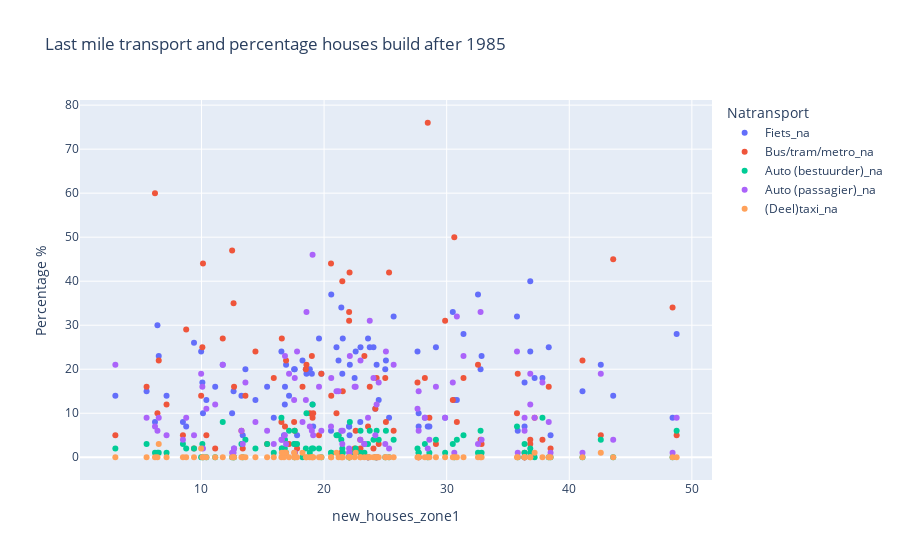

Source (notebook cell):
### Code cell
df_melted = stations_merged.melt(
    id_vars=['new_houses_zone1', 'Station_Naam'],
    value_vars=['Fiets_na', 'Bus/tram/metro_na', 'Auto (bestuurder)_na', 'Auto (passagier)_na', '(Deel)taxi_na'], 
    var_name='Natransport', 
    value_name='Percentage %'
)

fig = px.scatter(df_melted, x='new_houses_zone1', y='Percentage %', title='Last mile transport and percentage houses build after 1985', color='Natransport', hover_data=['Station_Naam'])
fig.show()

### Figure 1 — Plotly figure (JSON) as saved in the notebook; plotly's stock layout.template omitted (floating-point values rounded to 4 significant figures)
{"data": [{"customdata": [["alkmaar"], ["alkmaar-noord"], ["alphen-aan-den-rijn"], ["amsterdam-amstel"], ["amsterdam-centraal"], ["amsterdam-zuid"], ["anna-paulowna"], ["barendrecht"], ["beverwijk"], ["amsterdam-bijlmer-arena"], ["rotterdam-blaak"], ["bloemendaal"], ["bodegraven"], ["boskoop"], ["bovenkarspel-flora"], ["bovenkarspel-grootebroek"], ["bussum-zuid"], ["castricum"], ["de-vink"], ["delft"], ["delft-campus"], ["den-haag-centraal"], ["den-helder"], ["diemen"], ["diemen-zuid"], ["den-haag-hs"], ["den-helder-zuid"], ["dordrecht-zuid"], ["dordrecht"], ["driehuis"], ["duivendrecht"], ["enkhuizen"], ["gouda"], ["gouda-goverwelle"], ["haarlem"], ["halfweg-zwanenburg"], ["heemskerk"], ["heemstede-aerdenhout"], ["heerhugowaard"], ["heiloo"], ["hillegom"], ["hilversum"], ["hollandsche-rading"], ["amsterdam-holendrecht"], ["hoofddorp"], ["hoogkarspel"], ["hoorn"], ["hoorn-kersenboogerd"], ["zaandam-kogerveld"], ["koog-aan-de-zaan"], ["krommenie-assendelft"], ["den-haag-laan-van-noi"], ["lansingerland-zoetermeer"], ["leiden-centraal"], ["leiden-lammenschans"], ["amsterdam-lelylaan"], ["rotterdam-lombardijen"], ["den-haag-mariahoeve"], ["hilversum-media-park"], ["den-haag-moerwijk"], ["amsterdam-muiderpoort"], ["naarden-bussum"], ["nieuwerkerk-a-d-ijssel"], ["nieuw-vennep"], ["obdam"], ["overveen"], ["purmerend-overwhere"], ["purmerend"], ["amsterdam-rai"], ["rijswijk"], ["rotterdam-alexander"], ["rotterdam-centraal"], ["rotterdam-noord"], ["rotterdam-zuid"], ["santpoort-noord"], ["santpoort-zuid"], ["sassenheim"], ["schagen"], ["schiedam-centrum"], ["schiphol-airport"], ["capelle-schollevaar"], ["amsterdam-science-park"], ["amsterdam-sloterdijk"], ["boskoop-snijdelwijk"], ["haarlem-spaarnwoude"], ["hilversum-sportpark"], ["waddinxveen-triangel"], ["uitgeest"], ["voorburg"], ["voorhout"], ["voorschoten"], ["waddinxveen-noord"], ["waddinxveen"], ["weesp"], ["purmerend-weidevenne"], ["wormerveer"], ["den-haag-ypenburg"], ["zaandam"], ["zaandijk-zaanse-schans"], ["zandvoort-aan-zee"], ["zoetermeer"], ["zoetermeer-oost"], ["zwijndrecht"]], "hovertemplate": "Natransport=Fiets_na<br>new_houses_zone1=%{x}<br>Percentage %=%{y}<br>Station_Naam=%{customdata[0]}<extra></extra>", "legendgroup": "Fiets_na", "marker": {"color": "#636efa", "symbol": "circle"}, "mode": "markers", "name": "Fiets_na", "orientation": "h", "showlegend": true, "type": "scatter", "x": [19.0, 21.01, 27.62, 30.62, 12.5, 12.62, 19.06, 25.04, 38.33, 12.66, 22.08, 9.392, 24.03, 23.59, 36.82, 36.82, 16.81, 30.5, 16.52, 32.56, 21.41, 22.04, 6.514, 37.17, 23.29, 48.43, 11.73, 10.4, 14.4, 2.975, 28.46, 32.85, 18.84, 19.59, 16.9, 17.61, 48.76, 20.58, 42.57, 25.67, 35.74, 18.24, 17.8, 17.59, 29.87, 32.77, 5.523, 21.18, 18.52, 27.71, 29.12, 22.04, 24.29, 24.99, 21.53, 43.58, 8.755, 8.487, 13.37, 21.49, 41.08, 9.974, 17.14, 23.73, 30.83, 16.73, 6.409, 13.26, 28.59, 15.9, 20.57, 10.12, 19.78, 35.8, 16.8, 11.12, 18.56, 22.49, 6.209, 16.55, 15.35, 38.47, 25.3, 23.59, 24.46, 19.11, 36.35, 31.37, 7.151, 37.81, 22.97, 36.35, 36.35, 17.56, 22.1, 22.58, 10.07, 24.18, 27.71, 22.95, 28.22, 24.29, 13.59], "xaxis": "x", "y": [19, 25, 24, 13, 10, 15, 12, 22, 25, 2, 5, 26, 25, 27, 40, 24, 16, 33, 24, 37, 34, 7, 23, 18, 3, 9, 21, 13, 13, 14, 7, 23, 20, 27, 21, 20, 28, 37, 21, 32, 32, 22, 5, 3, 9, 20, 15, 22, 20, 10, 25, 7, 0, 20, 27, 14, 7, 8, 5, 19, 15, 24, 14, 25, 13, 5, 30, 14, 7, 9, 6, 10, 19, 6, 12, 16, 19, 18, 8, 2, 16, 5, 9, 0, 13, 7, 0, 28, 14, 18, 25, 7, 17, 20, 21, 24, 17, 11, 7, 8, 9, 21, 20], "yaxis": "y"}, {"customdata": [["alkmaar"], ["alkmaar-noord"], ["alphen-aan-den-rijn"], ["amsterdam-amstel"], ["amsterdam-centraal"], ["amsterdam-zuid"], ["anna-paulowna"], ["barendrecht"], ["beverwijk"], ["amsterdam-bijlmer-arena"], ["rotterdam-blaak"], ["bloemendaal"], ["bodegraven"], ["boskoop"], ["bovenkarspel-flora"], ["bovenkarspel-grootebroek"], ["bussum-zuid"], ["castricum"], ["de-vink"], ["delft"], ["delft-campus"], ["den-haag-centraal"], ["den-helder"], ["diemen"], ["diemen-zuid"], ["den-haag-hs"], ["den-helder-zuid"], ["dordrecht-zuid"], ["dordrecht"], ["driehuis"], ["duivendrecht"], ["enkhuizen"], ["gouda"], ["gouda-goverwelle"], ["haarlem"], ["halfweg-zwanenburg"], ["heemskerk"], ["heemstede-aerdenhout"], ["heerhugowaard"], ["heiloo"], ["hillegom"], ["hilversum"], ["hollandsche-rading"], ["amsterdam-holendrecht"], ["hoofddorp"], ["hoogkarspel"], ["hoorn"], ["hoorn-kersenboogerd"], ["zaandam-kogerveld"], ["koog-aan-de-zaan"], ["krommenie-assendelft"], ["den-haag-laan-van-noi"], ["lansingerland-zoetermeer"], ["leiden-centraal"], ["leiden-lammenschans"], ["amsterdam-lelylaan"], ["rotterdam-lombardijen"], ["den-haag-mariahoeve"], ["hilversum-media-park"], ["den-haag-moerwijk"], ["amsterdam-muiderpoort"], ["naarden-bussum"], ["nieuwerkerk-a-d-ijssel"], ["nieuw-vennep"], ["obdam"], ["overveen"], ["purmerend-overwhere"], ["purmerend"], ["amsterdam-rai"], ["rijswijk"], ["rotterdam-alexander"], ["rotterdam-centraal"], ["rotterdam-noord"], ["rotterdam-zuid"], ["santpoort-noord"], ["santpoort-zuid"], ["sassenheim"], ["schagen"], ["schiedam-centrum"], ["schiphol-airport"], ["capelle-schollevaar"], ["amsterdam-science-park"], ["amsterdam-sloterdijk"], ["boskoop-snijdelwijk"], ["haarlem-spaarnwoude"], ["hilversum-sportpark"], ["waddinxveen-triangel"], ["uitgeest"], ["voorburg"], ["voorhout"], ["voorschoten"], ["waddinxveen-noord"], ["waddinxveen"], ["weesp"], ["purmerend-weidevenne"], ["wormerveer"], ["den-haag-ypenburg"], ["zaandam"], ["zaandijk-zaanse-schans"], ["zandvoort-aan-zee"], ["zoetermeer"], ["zoetermeer-oost"], ["zwijndrecht"]], "hovertemplate": "Natransport=Bus/tram/metro_na<br>new_houses_zone1=%{x}<br>Percentage %=%{y}<br>Station_Naam=%{customdata[0]}<extra></extra>", "legendgroup": "Bus/tram/metro_na", "marker": {"color": "#EF553B", "symbol": "circle"}, "mode": "markers", "name": "Bus/tram/metro_na", "orientation": "h", "showlegend": true, "type": "scatter", "x": [19.0, 21.01, 27.62, 30.62, 12.5, 12.62, 19.06, 25.04, 38.33, 12.66, 22.08, 9.392, 24.03, 23.59, 36.82, 36.82, 16.81, 30.5, 16.52, 32.56, 21.41, 22.04, 6.514, 37.17, 23.29, 48.43, 11.73, 10.4, 14.4, 2.975, 28.46, 32.85, 18.84, 19.59, 16.9, 17.61, 48.76, 20.58, 42.57, 25.67, 35.74, 18.24, 17.8, 17.59, 29.87, 32.77, 5.523, 21.18, 18.52, 27.71, 29.12, 22.04, 24.29, 24.99, 21.53, 43.58, 8.755, 8.487, 13.37, 21.49, 41.08, 9.974, 17.14, 23.73, 30.83, 16.73, 6.409, 13.26, 28.59, 15.9, 20.57, 10.12, 19.78, 35.8, 16.8, 11.12, 18.56, 22.49, 6.209, 16.55, 15.35, 38.47, 25.3, 23.59, 24.46, 19.11, 36.35, 31.37, 7.151, 37.81, 22.97, 36.35, 36.35, 17.56, 22.1, 22.58, 10.07, 24.18, 27.71, 22.95, 28.22, 24.29, 13.59], "xaxis": "x", "y": ["23%", "10%", "17%", "50%", "47%", "35%", "9%", "8%", "16%", "16%", "42%", "2%", "2%", "7%", "3%", "4%", "7%", "13%", "8%", "21%", "1%", "33%", "22%", "9%", "23%", "34%", "27%", "5%", "24%", "5%", "76%", "3%", "10%", "5%", "22%", "1%", "5%", "14%", "5%", "6%", "10%", "16%", "2%", "6%", "31%", "4%", "16%", "5%", "20%", "0%", "3%", "31%", "0%", "18%", "15%", "45%", "29%", "5%", "2%", "40%", "22%", "14%", "3%", "16%", "8%", "1%", "10%", "6%", "9%", "18%", "44%", "44%", "19%", "19%", "1%", "2%", "21%", "2%", "60%", "27%", "3%", "2%", "42%", "0%", "3%", "10%", "0%", "18%", "12%", "4%", "2%", "0%", "1%", "8%", "1%", "6%", "25%", "11%", "0%", "4%", "18%", "18%", "14%"], "yaxis": "y"}, {"customdata": [["alkmaar"], ["alkmaar-noord"], ["alphen-aan-den-rijn"], ["amsterdam-amstel"], ["amsterdam-centraal"], ["amsterdam-zuid"], ["anna-paulowna"], ["barendrecht"], ["beverwijk"], ["amsterdam-bijlmer-arena"], ["rotterdam-blaak"], ["bloemendaal"], ["bodegraven"], ["boskoop"], ["bovenkarspel-flora"], ["bovenkarspel-grootebroek"], ["bussum-zuid"], ["castricum"], ["de-vink"], ["delft"], ["delft-campus"], ["den-haag-centraal"], ["den-helder"], ["diemen"], ["diemen-zuid"], ["den-haag-hs"], ["den-helder-zuid"], ["dordrecht-zuid"], ["dordrecht"], ["driehuis"], ["duivendrecht"], ["enkhuizen"], ["gouda"], ["gouda-goverwelle"], ["haarlem"], ["halfweg-zwanenburg"], ["heemskerk"], ["heemstede-aerdenhout"], ["heerhugowaard"], ["heiloo"], ["hillegom"], ["hilversum"], ["hollandsche-rading"], ["amsterdam-holendrecht"], ["hoofddorp"], ["hoogkarspel"], ["hoorn"], ["hoorn-kersenboogerd"], ["zaandam-kogerveld"], ["koog-aan-de-zaan"], ["krommenie-assendelft"], ["den-haag-laan-van-noi"], ["lansingerland-zoetermeer"], ["leiden-centraal"], ["leiden-lammenschans"], ["amsterdam-lelylaan"], ["rotterdam-lombardijen"], ["den-haag-mariahoeve"], ["hilversum-media-park"], ["den-haag-moerwijk"], ["amsterdam-muiderpoort"], ["naarden-bussum"], ["nieuwerkerk-a-d-ijssel"], ["nieuw-vennep"], ["obdam"], ["overveen"], ["purmerend-overwhere"], ["purmerend"], ["amsterdam-rai"], ["rijswijk"], ["rotterdam-alexander"], ["rotterdam-centraal"], ["rotterdam-noord"], ["rotterdam-zuid"], ["santpoort-noord"], ["santpoort-zuid"], ["sassenheim"], ["schagen"], ["schiedam-centrum"], ["schiphol-airport"], ["capelle-schollevaar"], ["amsterdam-science-park"], ["amsterdam-sloterdijk"], ["boskoop-snijdelwijk"], ["haarlem-spaarnwoude"], ["hilversum-sportpark"], ["waddinxveen-triangel"], ["uitgeest"], ["voorburg"], ["voorhout"], ["voorschoten"], ["waddinxveen-noord"], ["waddinxveen"], ["weesp"], ["purmerend-weidevenne"], ["wormerveer"], ["den-haag-ypenburg"], ["zaandam"], ["zaandijk-zaanse-schans"], ["zandvoort-aan-zee"], ["zoetermeer"], ["zoetermeer-oost"], ["zwijndrecht"]], "hovertemplate": "Natransport=Auto (bestuurder)_na<br>new_houses_zone1=%{x}<br>Percentage %=%{y}<br>Station_Naam=%{customdata[0]}<extra></extra>", "legendgroup": "Auto (bestuurder)_na", "marker": {"color": "#00cc96", "symbol": "circle"}, "mode": "markers", "name": "Auto (bestuurder)_na", "orientation": "h", "showlegend": true, "type": "scatter", "x": [19.0, 21.01, 27.62, 30.62, 12.5, 12.62, 19.06, 25.04, 38.33, 12.66, 22.08, 9.392, 24.03, 23.59, 36.82, 36.82, 16.81, 30.5, 16.52, 32.56, 21.41, 22.04, 6.514, 37.17, 23.29, 48.43, 11.73, 10.4, 14.4, 2.975, 28.46, 32.85, 18.84, 19.59, 16.9, 17.61, 48.76, 20.58, 42.57, 25.67, 35.74, 18.24, 17.8, 17.59, 29.87, 32.77, 5.523, 21.18, 18.52, 27.71, 29.12, 22.04, 24.29, 24.99, 21.53, 43.58, 8.755, 8.487, 13.37, 21.49, 41.08, 9.974, 17.14, 23.73, 30.83, 16.73, 6.409, 13.26, 28.59, 15.9, 20.57, 10.12, 19.78, 35.8, 16.8, 11.12, 18.56, 22.49, 6.209, 16.55, 15.35, 38.47, 25.3, 23.59, 24.46, 19.11, 36.35, 31.37, 7.151, 37.81, 22.97, 36.35, 36.35, 17.56, 22.1, 22.58, 10.07, 24.18, 27.71, 22.95, 28.22, 24.29, 13.59], "xaxis": "x", "y": ["2%", "5%", "2%", "0%", "0%", "0%", "12%", "6%", "0%", "0%", "0%", "2%", "4%", "3%", "1%", "2%", "4%", "3%", "9%", "1%", "4%", "0%", "1%", "0%", "1%", "0%", "8%", "0%", "2%", "2%", "0%", "1%", "1%", "2%", "1%", "6%", "6%", "1%", "4%", "4%", "7%", "0%", "3%", "0%", "1%", "6%", "3%", "5%", "2%", "1%", "4%", "0%", "0%", "0%", "1%", "0%", "2%", "3%", "0%", "2%", "0%", "0%", "6%", "6%", "4%", "1%", "1%", "3%", "1%", "1%", "1%", "0%", "0%", "0%", "2%", "0%", "10%", "1%", "1%", "2%", "3%", "0%", "0%", "0%", "4%", "2%", "0%", "5%", "1%", "9%", "6%", "1%", "3%", "3%", "8%", "2%", "3%", "0%", "1%", "1%", "3%", "6%", "4%"], "yaxis": "y"}, {"customdata": [["alkmaar"], ["alkmaar-noord"], ["alphen-aan-den-rijn"], ["amsterdam-amstel"], ["amsterdam-centraal"], ["amsterdam-zuid"], ["anna-paulowna"], ["barendrecht"], ["beverwijk"], ["amsterdam-bijlmer-arena"], ["rotterdam-blaak"], ["bloemendaal"], ["bodegraven"], ["boskoop"], ["bovenkarspel-flora"], ["bovenkarspel-grootebroek"], ["bussum-zuid"], ["castricum"], ["de-vink"], ["delft"], ["delft-campus"], ["den-haag-centraal"], ["den-helder"], ["diemen"], ["diemen-zuid"], ["den-haag-hs"], ["den-helder-zuid"], ["dordrecht-zuid"], ["dordrecht"], ["driehuis"], ["duivendrecht"], ["enkhuizen"], ["gouda"], ["gouda-goverwelle"], ["haarlem"], ["halfweg-zwanenburg"], ["heemskerk"], ["heemstede-aerdenhout"], ["heerhugowaard"], ["heiloo"], ["hillegom"], ["hilversum"], ["hollandsche-rading"], ["amsterdam-holendrecht"], ["hoofddorp"], ["hoogkarspel"], ["hoorn"], ["hoorn-kersenboogerd"], ["zaandam-kogerveld"], ["koog-aan-de-zaan"], ["krommenie-assendelft"], ["den-haag-laan-van-noi"], ["lansingerland-zoetermeer"], ["leiden-centraal"], ["leiden-lammenschans"], ["amsterdam-lelylaan"], ["rotterdam-lombardijen"], ["den-haag-mariahoeve"], ["hilversum-media-park"], ["den-haag-moerwijk"], ["amsterdam-muiderpoort"], ["naarden-bussum"], ["nieuwerkerk-a-d-ijssel"], ["nieuw-vennep"], ["obdam"], ["overveen"], ["purmerend-overwhere"], ["purmerend"], ["amsterdam-rai"], ["rijswijk"], ["rotterdam-alexander"], ["rotterdam-centraal"], ["rotterdam-noord"], ["rotterdam-zuid"], ["santpoort-noord"], ["santpoort-zuid"], ["sassenheim"], ["schagen"], ["schiedam-centrum"], ["schiphol-airport"], ["capelle-schollevaar"], ["amsterdam-science-park"], ["amsterdam-sloterdijk"], ["boskoop-snijdelwijk"], ["haarlem-spaarnwoude"], ["hilversum-sportpark"], ["waddinxveen-triangel"], ["uitgeest"], ["voorburg"], ["voorhout"], ["voorschoten"], ["waddinxveen-noord"], ["waddinxveen"], ["weesp"], ["purmerend-weidevenne"], ["wormerveer"], ["den-haag-ypenburg"], ["zaandam"], ["zaandijk-zaanse-schans"], ["zandvoort-aan-zee"], ["zoetermeer"], ["zoetermeer-oost"], ["zwijndrecht"]], "hovertemplate": "Natransport=Auto (passagier)_na<br>new_houses_zone1=%{x}<br>Percentage %=%{y}<br>Station_Naam=%{customdata[0]}<extra></extra>", "legendgroup": "Auto (passagier)_na", "marker": {"color": "#ab63fa", "symbol": "circle"}, "mode": "markers", "name": "Auto (passagier)_na", "orientation": "h", "showlegend": true, "type": "scatter", "x": [19.0, 21.01, 27.62, 30.62, 12.5, 12.62, 19.06, 25.04, 38.33, 12.66, 22.08, 9.392, 24.03, 23.59, 36.82, 36.82, 16.81, 30.5, 16.52, 32.56, 21.41, 22.04, 6.514, 37.17, 23.29, 48.43, 11.73, 10.4, 14.4, 2.975, 28.46, 32.85, 18.84, 19.59, 16.9, 17.61, 48.76, 20.58, 42.57, 25.67, 35.74, 18.24, 17.8, 17.59, 29.87, 32.77, 5.523, 21.18, 18.52, 27.71, 29.12, 22.04, 24.29, 24.99, 21.53, 43.58, 8.755, 8.487, 13.37, 21.49, 41.08, 9.974, 17.14, 23.73, 30.83, 16.73, 6.409, 13.26, 28.59, 15.9, 20.57, 10.12, 19.78, 35.8, 16.8, 11.12, 18.56, 22.49, 6.209, 16.55, 15.35, 38.47, 25.3, 23.59, 24.46, 19.11, 36.35, 31.37, 7.151, 37.81, 22.97, 36.35, 36.35, 17.56, 22.1, 22.58, 10.07, 24.18, 27.71, 22.95, 28.22, 24.29, 13.59], "xaxis": "x", "y": ["6%", "15%", "11%", "1%", "1%", "1%", "46%", "24%", "8%", "2%", "1%", "5%", "18%", "9%", "12%", "19%", "23%", "17%", "4%", "3%", "6%", "1%", "9%", "9%", "3%", "1%", "21%", "11%", "8%", "21%", "2%", "4%", "7%", "16%", "3%", "18%", "9%", "18%", "19%", "21%", "24%", "8%", "24%", "1%", "9%", "33%", "9%", "15%", "13%", "6%", "16%", "2%", "0%", "3%", "6%", "4%", "9%", "4%", "3%", "3%", "1%", "19%", "19%", "31%", "32%", "1%", "6%", "6%", "4%", "3%", "7%", "2%", "6%", "1%", "5%", "12%", "33%", "16%", "7%", "4%", "6%", "1%", "2%", "0%", "17%", "5%", "0%", "23%", "5%", "17%", "22%", "6%", "9%", "13%", "23%", "16%", "16%", "5%", "15%", "4%", "9%", "12%", "17%"], "yaxis": "y"}, {"customdata": [["alkmaar"], ["alkmaar-noord"], ["alphen-aan-den-rijn"], ["amsterdam-amstel"], ["amsterdam-centraal"], ["amsterdam-zuid"], ["anna-paulowna"], ["barendrecht"], ["beverwijk"], ["amsterdam-bijlmer-arena"], ["rotterdam-blaak"], ["bloemendaal"], ["bodegraven"], ["boskoop"], ["bovenkarspel-flora"], ["bovenkarspel-grootebroek"], ["bussum-zuid"], ["castricum"], ["de-vink"], ["delft"], ["delft-campus"], ["den-haag-centraal"], ["den-helder"], ["diemen"], ["diemen-zuid"], ["den-haag-hs"], ["den-helder-zuid"], ["dordrecht-zuid"], ["dordrecht"], ["driehuis"], ["duivendrecht"], ["enkhuizen"], ["gouda"], ["gouda-goverwelle"], ["haarlem"], ["halfweg-zwanenburg"], ["heemskerk"], ["heemstede-aerdenhout"], ["heerhugowaard"], ["heiloo"], ["hillegom"], ["hilversum"], ["hollandsche-rading"], ["amsterdam-holendrecht"], ["hoofddorp"], ["hoogkarspel"], ["hoorn"], ["hoorn-kersenboogerd"], ["zaandam-kogerveld"], ["koog-aan-de-zaan"], ["krommenie-assendelft"], ["den-haag-laan-van-noi"], ["lansingerland-zoetermeer"], ["leiden-centraal"], ["leiden-lammenschans"], ["amsterdam-lelylaan"], ["rotterdam-lombardijen"], ["den-haag-mariahoeve"], ["hilversum-media-park"], ["den-haag-moerwijk"], ["amsterdam-muiderpoort"], ["naarden-bussum"], ["nieuwerkerk-a-d-ijssel"], ["nieuw-vennep"], ["obdam"], ["overveen"], ["purmerend-overwhere"], ["purmerend"], ["amsterdam-rai"], ["rijswijk"], ["rotterdam-alexander"], ["rotterdam-centraal"], ["rotterdam-noord"], ["rotterdam-zuid"], ["santpoort-noord"], ["santpoort-zuid"], ["sassenheim"], ["schagen"], ["schiedam-centrum"], ["schiphol-airport"], ["capelle-schollevaar"], ["amsterdam-science-park"], ["amsterdam-sloterdijk"], ["boskoop-snijdelwijk"], ["haarlem-spaarnwoude"], ["hilversum-sportpark"], ["waddinxveen-triangel"], ["uitgeest"], ["voorburg"], ["voorhout"], ["voorschoten"], ["waddinxveen-noord"], ["waddinxveen"], ["weesp"], ["purmerend-weidevenne"], ["wormerveer"], ["den-haag-ypenburg"], ["zaandam"], ["zaandijk-zaanse-schans"], ["zandvoort-aan-zee"], ["zoetermeer"], ["zoetermeer-oost"], ["zwijndrecht"]], "hovertemplate": "Natransport=(Deel)taxi_na<br>new_houses_zone1=%{x}<br>Percentage %=%{y}<br>Station_Naam=%{customdata[0]}<extra></extra>", "legendgroup": "(Deel)taxi_na", "marker": {"color": "#FFA15A", "symbol": "circle"}, "mode": "markers", "name": "(Deel)taxi_na", "orientation": "h", "showlegend": true, "type": "scatter", "x": [19.0, 21.01, 27.62, 30.62, 12.5, 12.62, 19.06, 25.04, 38.33, 12.66, 22.08, 9.392, 24.03, 23.59, 36.82, 36.82, 16.81, 30.5, 16.52, 32.56, 21.41, 22.04, 6.514, 37.17, 23.29, 48.43, 11.73, 10.4, 14.4, 2.975, 28.46, 32.85, 18.84, 19.59, 16.9, 17.61, 48.76, 20.58, 42.57, 25.67, 35.74, 18.24, 17.8, 17.59, 29.87, 32.77, 5.523, 21.18, 18.52, 27.71, 29.12, 22.04, 24.29, 24.99, 21.53, 43.58, 8.755, 8.487, 13.37, 21.49, 41.08, 9.974, 17.14, 23.73, 30.83, 16.73, 6.409, 13.26, 28.59, 15.9, 20.57, 10.12, 19.78, 35.8, 16.8, 11.12, 18.56, 22.49, 6.209, 16.55, 15.35, 38.47, 25.3, 23.59, 24.46, 19.11, 36.35, 31.37, 7.151, 37.81, 22.97, 36.35, 36.35, 17.56, 22.1, 22.58, 10.07, 24.18, 27.71, 22.95, 28.22, 24.29, 13.59], "xaxis": "x", "y": ["0%", "1%", "0%", "0%", "0%", "0%", "0%", "0%", "0%", "0%", "0%", "0%", "0%", "0%", "0%", "0%", "1%", "0%", "0%", "0%", "0%", "0%", "3%", "1%", "0%", "0%", "0%", "0%", "0%", "0%", "0%", "0%", "0%", "0%", "1%", "0%", "0%", "0%", "1%", "0%", "0%", "1%", "0%", "0%", "0%", "0%", "0%", "0%", "0%", "0%", "0%", "0%", "0%", "0%", "0%", "0%", "0%", "0%", "0%", "0%", "0%", "2%", "0%", "0%", "0%", "0%", "0%", "0%", "0%", "0%", "0%", "0%", "0%", "0%", "1%", "0%", "0%", "0%", "0%", "1%", "0%", "0%", "0%", "0%", "0%", "0%", "0%", "0%", "0%", "0%", "0%", "0%", "0%", "1%", "0%", "1%", "0%", "0%", "0%", "0%", "0%", "0%", "0%"], "yaxis": "y"}], "layout": {"legend": {"title": {"text": "Natransport"}, "tracegroupgap": 0}, "title": {"text": "Last mile transport and percentage houses build after 1985"}, "xaxis": {"anchor": "y", "domain": [0, 1], "title": {"text": "new_houses_zone1"}}, "yaxis": {"anchor": "x", "domain": [0, 1], "title": {"text": "Percentage %"}}}}
